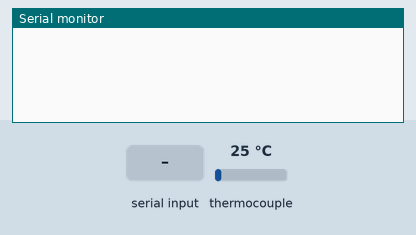
Recording of a sketch running on a simulated Arduino Uno, built with avr-gcc and run on an emulated ATmega328P. Parts: the last lines printed to the serial monitor. Inputs (shaded band) come from the test bench; at power-on: thermocouple 25 °C.

Above: at 1.2 s.
1.3 s: "getId" received over Serial
At 2.4 s:
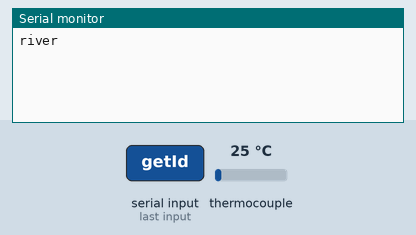
2.8 s: "startTemperature" received over Serial
At 3.6 s:
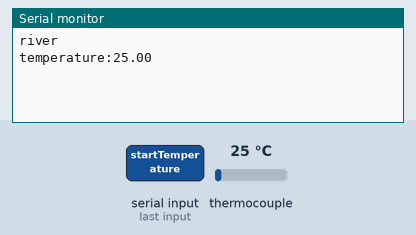

The sketch:

TheTropicalRiverArduino.ino
```cpp
#include <Wire.h>
#include <Adafruit_MCP4725.h>
#include <Adafruit_MAX31856.h>

Adafruit_MCP4725 dac;
Adafruit_MAX31856 max = Adafruit_MAX31856(10, 11, 12, 13);
String id = "river";
bool isTemperatureSensor = false;

unsigned long previousMillis = 0;

void setup(void) {
  Serial.begin(115200);
  Serial.setTimeout(10);
  dac.begin(0x62);
  TWBR = 12;
  max.begin();
}


void loop(void){


  if (Serial.available()) {
    String input = Serial.readString();
    input.trim();

    // Parsing input: command:value
    int delimiterIndex = input.indexOf(':');
    String command;
    String value;
    if (delimiterIndex != -1) {
      command = input.substring(0, delimiterIndex);
      value = input.substring(delimiterIndex + 1, input.length());
    }

  if (input.equals("getId")) {
      Serial.println(id);
    }
   else if (command == "setSpeed") {
      double val = value.toDouble()*27.3;
      dac.setVoltage(val, false);
   }
   else if (input == "stop") {
      dac.setVoltage(0., false);
   }
   else if (input == "startTemperature") {
      isTemperatureSensor = true;
   }
   else if (input == "stopTemperature") {
      isTemperatureSensor = false;
   }
  }

  unsigned long currentMillis = millis();
  uint8_t fault = max.readFault();

  // Non-blocking
  if( (currentMillis - previousMillis >= 1000) && (isTemperatureSensor && !fault)) {
    String msg = "temperature:" + String(max.readThermocoupleTemperature());
    Serial.println(msg);
    previousMillis = currentMillis;
  }
  else if(fault) {
    Serial.println(-99999);
  }
}
```

Measured:
- after the input at 1.3 s, the serial monitor: prints a new line at once (image 1)
- after the input at 2.8 s, the serial monitor: prints a new line at once (image 2)
